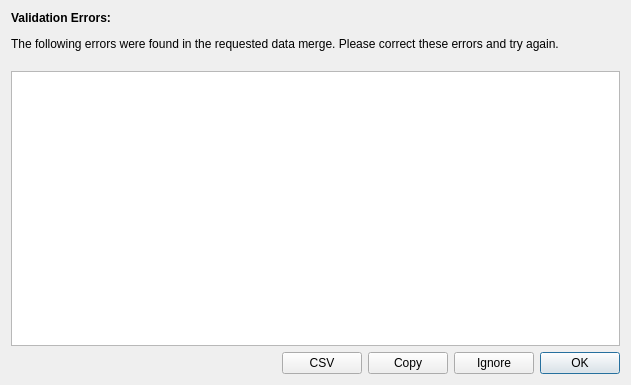
<?xml version="1.0" encoding="UTF-8"?>
<ui version="4.0">
 <class>ErrorDialog</class>
 <widget class="QDialog" name="ErrorDialog">
  <property name="geometry">
   <rect>
    <x>0</x>
    <y>0</y>
    <width>631</width>
    <height>385</height>
   </rect>
  </property>
  <property name="windowTitle">
   <string>Validation Errors</string>
  </property>
  <layout class="QVBoxLayout" name="verticalLayout">
   <item>
    <widget class="QLabel" name="label">
     <property name="text">
      <string>&lt;html&gt;&lt;head/&gt;&lt;body&gt;&lt;p&gt;&lt;span style=&quot; font-weight:600;&quot;&gt;Validation Errors:&lt;/span&gt;&lt;/p&gt;&lt;p&gt;The following errors were found in the requested data merge. Please correct these errors and try again.&lt;br/&gt;&lt;/p&gt;&lt;/body&gt;&lt;/html&gt;</string>
     </property>
     <property name="wordWrap">
      <bool>true</bool>
     </property>
    </widget>
   </item>
   <item>
    <widget class="QTableView" name="errorTable"/>
   </item>
   <item>
    <layout class="QHBoxLayout" name="horizontalLayout">
     <item>
      <spacer name="horizontalSpacer">
       <property name="orientation">
        <enum>Qt::Horizontal</enum>
       </property>
       <property name="sizeHint" stdset="0">
        <size>
         <width>40</width>
         <height>20</height>
        </size>
       </property>
      </spacer>
     </item>
     <item>
      <widget class="QPushButton" name="csvButton">
       <property name="text">
        <string>CSV</string>
       </property>
      </widget>
     </item>
     <item>
      <widget class="QPushButton" name="copyButton">
       <property name="text">
        <string>Copy</string>
       </property>
      </widget>
     </item>
     <item>
      <widget class="QPushButton" name="ignoreButton">
       <property name="enabled">
        <bool>true</bool>
       </property>
       <property name="text">
        <string>Ignore</string>
       </property>
      </widget>
     </item>
     <item>
      <widget class="QPushButton" name="okButton">
       <property name="text">
        <string>OK</string>
       </property>
       <property name="default">
        <bool>true</bool>
       </property>
      </widget>
     </item>
    </layout>
   </item>
  </layout>
 </widget>
 <tabstops>
  <tabstop>errorTable</tabstop>
  <tabstop>okButton</tabstop>
  <tabstop>ignoreButton</tabstop>
  <tabstop>copyButton</tabstop>
  <tabstop>csvButton</tabstop>
 </tabstops>
 <resources/>
 <connections/>
</ui>
